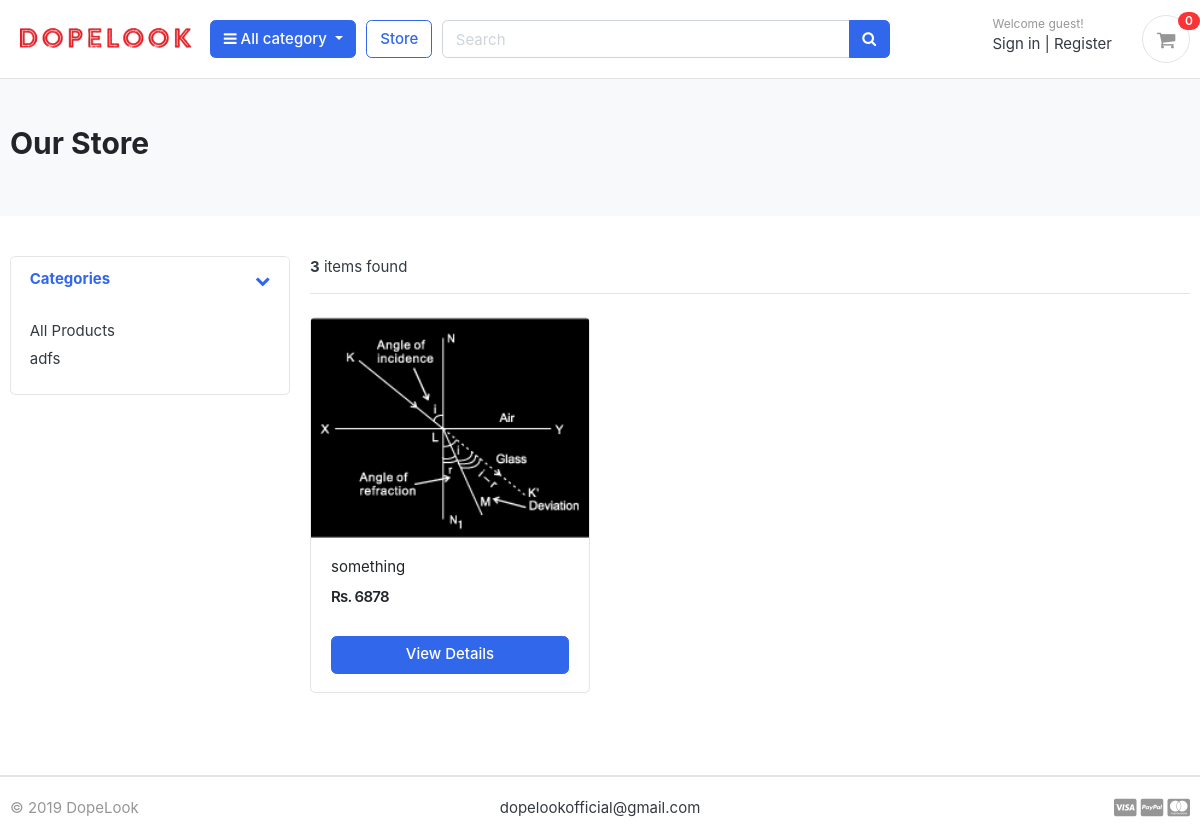
/store/, run on the app's committed database.
### category/models.py (models this page shows, shortened)
class Category(models.Model):
    category_name = models.CharField(max_length=50, unique=True)
    slug = models.SlugField(max_length=100, unique=True)
    description = models.TextField(max_length=255, blank=True)
    cat_image = models.ImageField(upload_to='photos/categories', blank=True)
    class Meta:
        verbose_name = 'category'
        verbose_name_plural = 'categories'
    def get_url(self):
            return reverse('products_by_category', args=[self.slug])

### store/models.py (models this page shows, shortened)
class Product(models.Model):
    product_name    = models.CharField(max_length=200, unique=True)
    slug            = models.SlugField(max_length=200, unique=True)
    description     = models.TextField(max_length=500, blank=True)
    price           = models.IntegerField()
    images          = models.ImageField(upload_to='photos/products')
    stock           = models.IntegerField()
    is_available    = models.BooleanField(default=True)
    category        = models.ForeignKey(Category, on_delete=models.CASCADE)
    created_date    = models.DateTimeField(auto_now_add=True)
    modified_date   = models.DateTimeField(auto_now=True)
    def get_url(self):
        return reverse('product_detail', args=[self.category.slug, self.slug])

### store/views.py (the view)
# urls.py: path('store/', include('store.urls')),
def store(request, category_slug=None):
    categories = None
    products = None
    if category_slug != None:
        categories = get_object_or_404(Category, slug=category_slug)
        products = Product.objects.filter(category=categories, is_available=True)
        paginator = Paginator(products, 25)
        page = request.GET.get('page')
        paged_products = paginator.get_page(page)
        product_count = products.count()
    else:
        products = Product.objects.all().filter(is_available=True).order_by('id')
        paginator = Paginator(products, 25)
        page = request.GET.get('page')
        paged_products = paginator.get_page(page)
        product_count = products.count()
    context = {
        'products': paged_products,
        'product_count': product_count,
    }
    return render(request, 'store/store.html', context)

### carts/context_processors.py (called while the page is built)
def counter(request):
    cart_count = 0
    if 'admin' in request.path:
        return {}
    else:
        try:
            cart = Cart.objects.filter(cart_id=_cart_id(request))
            if request.user.is_authenticated:
                cart_items = CartItem.objects.all().filter(user=request.user)
            else:
                cart_items = CartItem.objects.all().filter(cart=cart[:1])
            for cart_item in cart_items:
                cart_count += cart_item.quantity
        except Cart.DoesNotExist:
            cart_count = 0
    return dict(cart_count=cart_count)

### carts/views.py (called while the page is built)
def _cart_id(request):
    cart = request.session.session_key
    if not cart:
        cart = request.session.create()
    return cart

### category/context_processors.py (called while the page is built)
def menu_links(request):
    links = Category.objects.all()
    return dict(links=links)

### templates/store/store.html (shortened to what this page needs)
{% extends 'base.html' %}
{% load static %}
{% block content %}
<section class="section-pagetop bg">
<div class="container">
	{% if 'search' in request.path %}
		<h2 class="title-page">Search Result</h2>
	{% else %}
		<h2 class="title-page">Our Store</h2>
	{% endif %}
</div>
</section>
<section class="section-content padding-y">
<div class="container">
<div class="row">
	<aside class="col-md-3">
<div class="card">
	<article class="filter-group">
		<header class="card-header">
			<a href="#" data-toggle="collapse" data-target="#collapse_1" aria-expanded="true" class="">
				<i class="icon-control fa fa-chevron-down"></i>
				<h6 class="title">Categories</h6>
			</a>
		</header>
		<div class="filter-content collapse show" id="collapse_1" style="">
			<div class="card-body">
				<ul class="list-menu">
					<li><a href="{% url 'store' %}">All Products  </a></li>
					{% for category in links %}
				<li><a href="{{ category.get_url }}">{{ category.category_name }}  </a></li>
					{% endfor %}
				</ul>
			</div>
		</div>
	</article>
</div>
	</aside>
	<main class="col-md-9">
<header class="border-bottom mb-4 pb-3">
		<div class="form-inline">
			<span class="mr-md-auto"><b>{{ product_count }}</b> items found </span>
		</div>
</header>
<div class="row">
	{% if products %}
	{% for product in products|slice:":1:-1"%}
	<div class="col-md-4">
		<figure class="card card-product-grid">
			<div class="img-wrap">
				<a href="{{ product.get_url }}"><img src="{{ product.images.url }}"></a>
			</div>
			<figcaption class="info-wrap">
				<div class="fix-height">
					<a href="{{ product.get_url }}" class="title">{{ product.product_name }}</a>
					<div class="price-wrap mt-2">
						<span class="price">Rs. {{ product.price }}</span>
					</div>
				</div>
				<a href="{{ product.get_url }}" class="btn btn-block btn-primary">View Details </a>
			</figcaption>
		</figure>
	</div>
	{% endfor %}
	{% else %}
	<div>
		<h2>No result found. Please try again.</h2>
	</div>
	{% endif %}
</div>
	</main>
</div>
</div>
</section>
{% endblock %}

### greatkart/static/css/ui.css (style rules this page uses)
html { font-family: "Inter", sans-serif; font-size: 15px; }
.img-wrap { text-align: center; display: block; }
.img-wrap img { max-width: 100%; }
.price-wrap { letter-spacing: -0.7px; }
.padding-y { padding-top: 40px; padding-bottom: 40px; }
figure { margin-bottom: 0; }
article:after, .form-group:after { display: block; clear: both; content: ""; }
.bg { background-color: #f8f9fa; }
.title-page { color: #212529; }
[class*=list-] li:after { visibility: hidden; display: block; content: ""; overflow: hidden; height: 0; clear: both; }
.list-menu { list-style: none; margin: 0; padding-left: 0; }
.list-menu li { margin-bottom: 5px; }
.list-menu a { color: #343a40; }
[class*=card-product] a.title { color: #212529; display: block; }
[class*=card-product] .img-wrap { overflow: hidden; position: relative; }
[class*=card-product] .img-wrap img { height: 100%; max-width: 100%; width: auto; display: inline-block; -o-object-fit: cover; object-fit: cover; }
.card-product-grid { margin-bottom: 20px; }
.card-product-grid .img-wrap { border-radius: 0.2rem 0.2rem 0 0; height: 220px; }
.card-product-grid .info-wrap { overflow: hidden; padding: 18px 20px; }
.card-product-grid .fix-height { height: 80px; overflow: hidden; }
.card .img-wrap { overflow: hidden; }
.price { font-weight: 600; color: #212529; }
.icon-control { margin-top: 5px; float: right; font-size: 80%; }
.card-header .title { margin-bottom: 0; line-height: 1.5; }
.filter-group { border-bottom: 1px solid #e4e4e4; }
.filter-group .card-header { border-bottom: 0; }
.filter-group:last-child { border-bottom: 0; }
.section-pagetop { padding: 45px 0; }

### data on the page
Category: category_name "adfs"
Product: images (picture), product_name "something", price "6878"

### other printed values
{{ cart_count }} "0"
{{ product_count }} "3"
